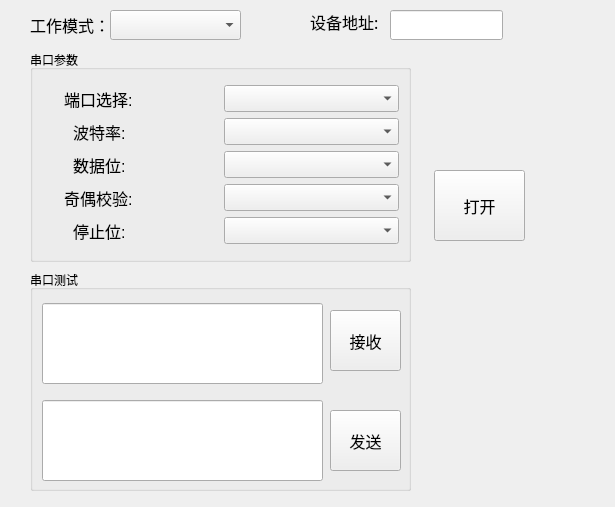
<?xml version="1.0" encoding="UTF-8"?>
<ui version="4.0">
 <class>SerialPortWidget</class>
 <widget class="QWidget" name="SerialPortWidget">
  <property name="geometry">
   <rect>
    <x>0</x>
    <y>0</y>
    <width>615</width>
    <height>507</height>
   </rect>
  </property>
  <property name="windowTitle">
   <string>Form</string>
  </property>
  <widget class="QGroupBox" name="groupBoxTest">
   <property name="geometry">
    <rect>
     <x>30</x>
     <y>270</y>
     <width>381</width>
     <height>221</height>
    </rect>
   </property>
   <property name="title">
    <string>串口测试</string>
   </property>
   <widget class="QPushButton" name="btnSend">
    <property name="geometry">
     <rect>
      <x>300</x>
      <y>140</y>
      <width>71</width>
      <height>61</height>
     </rect>
    </property>
    <property name="font">
     <font>
      <family>微软雅黑</family>
      <pointsize>12</pointsize>
     </font>
    </property>
    <property name="inputMethodHints">
     <set>Qt::ImhNone</set>
    </property>
    <property name="text">
     <string>发送</string>
    </property>
   </widget>
   <widget class="QPushButton" name="btnRecv">
    <property name="geometry">
     <rect>
      <x>300</x>
      <y>40</y>
      <width>71</width>
      <height>61</height>
     </rect>
    </property>
    <property name="font">
     <font>
      <family>微软雅黑</family>
      <pointsize>12</pointsize>
     </font>
    </property>
    <property name="text">
     <string>接收</string>
    </property>
   </widget>
   <widget class="QLineEdit" name="txtRecv">
    <property name="geometry">
     <rect>
      <x>12</x>
      <y>33</y>
      <width>281</width>
      <height>81</height>
     </rect>
    </property>
    <property name="inputMethodHints">
     <set>Qt::ImhMultiLine</set>
    </property>
    <property name="readOnly">
     <bool>true</bool>
    </property>
   </widget>
   <widget class="QLineEdit" name="txtSend">
    <property name="geometry">
     <rect>
      <x>12</x>
      <y>130</y>
      <width>281</width>
      <height>81</height>
     </rect>
    </property>
    <property name="inputMethodHints">
     <set>Qt::ImhMultiLine</set>
    </property>
   </widget>
  </widget>
  <widget class="QGroupBox" name="groupBox">
   <property name="geometry">
    <rect>
     <x>30</x>
     <y>50</y>
     <width>381</width>
     <height>212</height>
    </rect>
   </property>
   <property name="title">
    <string>串口参数</string>
   </property>
   <layout class="QGridLayout" name="gridLayout_2">
    <item row="0" column="0">
     <layout class="QVBoxLayout" name="verticalLayout">
      <item>
       <layout class="QHBoxLayout" name="horizontalLayout">
        <item>
         <widget class="QLabel" name="label">
          <property name="font">
           <font>
            <pointsize>12</pointsize>
           </font>
          </property>
          <property name="text">
           <string>     端口选择:</string>
          </property>
         </widget>
        </item>
        <item>
         <widget class="QComboBox" name="comboBoxComPort">
          <property name="minimumSize">
           <size>
            <width>120</width>
            <height>27</height>
           </size>
          </property>
          <property name="styleSheet">
           <string notr="true">font: 12pt &quot;微软雅黑&quot;;</string>
          </property>
         </widget>
        </item>
       </layout>
      </item>
      <item>
       <layout class="QHBoxLayout" name="horizontalLayout_2">
        <item>
         <widget class="QLabel" name="label_2">
          <property name="font">
           <font>
            <pointsize>12</pointsize>
           </font>
          </property>
          <property name="text">
           <string>       波特率:</string>
          </property>
         </widget>
        </item>
        <item>
         <widget class="QComboBox" name="comboBoxBaudrate">
          <property name="minimumSize">
           <size>
            <width>120</width>
            <height>27</height>
           </size>
          </property>
          <property name="styleSheet">
           <string notr="true">font: 12pt &quot;微软雅黑&quot;;</string>
          </property>
         </widget>
        </item>
       </layout>
      </item>
      <item>
       <layout class="QHBoxLayout" name="horizontalLayout_3">
        <item>
         <widget class="QLabel" name="label_3">
          <property name="font">
           <font>
            <pointsize>12</pointsize>
           </font>
          </property>
          <property name="text">
           <string>       数据位:</string>
          </property>
         </widget>
        </item>
        <item>
         <widget class="QComboBox" name="comboBoxDataBit">
          <property name="minimumSize">
           <size>
            <width>120</width>
            <height>27</height>
           </size>
          </property>
          <property name="styleSheet">
           <string notr="true">font: 12pt &quot;微软雅黑&quot;;</string>
          </property>
         </widget>
        </item>
       </layout>
      </item>
      <item>
       <layout class="QHBoxLayout" name="horizontalLayout_4">
        <item>
         <widget class="QLabel" name="label_4">
          <property name="font">
           <font>
            <pointsize>12</pointsize>
           </font>
          </property>
          <property name="text">
           <string>     奇偶校验:</string>
          </property>
         </widget>
        </item>
        <item>
         <widget class="QComboBox" name="comboBoxParity">
          <property name="minimumSize">
           <size>
            <width>120</width>
            <height>27</height>
           </size>
          </property>
          <property name="styleSheet">
           <string notr="true">font: 12pt &quot;微软雅黑&quot;;</string>
          </property>
         </widget>
        </item>
       </layout>
      </item>
      <item>
       <layout class="QHBoxLayout" name="horizontalLayout_5">
        <item>
         <widget class="QLabel" name="label_5">
          <property name="font">
           <font>
            <pointsize>12</pointsize>
           </font>
          </property>
          <property name="text">
           <string>       停止位:</string>
          </property>
         </widget>
        </item>
        <item>
         <widget class="QComboBox" name="comboBoxStopBit">
          <property name="minimumSize">
           <size>
            <width>120</width>
            <height>27</height>
           </size>
          </property>
          <property name="styleSheet">
           <string notr="true">font: 12pt &quot;微软雅黑&quot;;</string>
          </property>
         </widget>
        </item>
       </layout>
      </item>
     </layout>
    </item>
   </layout>
  </widget>
  <widget class="QPushButton" name="btnOpen">
   <property name="geometry">
    <rect>
     <x>434</x>
     <y>170</y>
     <width>91</width>
     <height>71</height>
    </rect>
   </property>
   <property name="font">
    <font>
     <family>微软雅黑</family>
     <pointsize>12</pointsize>
    </font>
   </property>
   <property name="focusPolicy">
    <enum>Qt::NoFocus</enum>
   </property>
   <property name="text">
    <string>打开</string>
   </property>
  </widget>
  <widget class="QLineEdit" name="txtMacthionAddr">
   <property name="geometry">
    <rect>
     <x>390</x>
     <y>10</y>
     <width>113</width>
     <height>30</height>
    </rect>
   </property>
  </widget>
  <widget class="QComboBox" name="comboBoxWorkKind">
   <property name="geometry">
    <rect>
     <x>110</x>
     <y>10</y>
     <width>131</width>
     <height>30</height>
    </rect>
   </property>
   <property name="styleSheet">
    <string notr="true">font: 12pt &quot;微软雅黑&quot;;</string>
   </property>
  </widget>
  <widget class="QLabel" name="label_6">
   <property name="geometry">
    <rect>
     <x>310</x>
     <y>11</y>
     <width>71</width>
     <height>21</height>
    </rect>
   </property>
   <property name="font">
    <font>
     <family>微软雅黑</family>
     <pointsize>12</pointsize>
    </font>
   </property>
   <property name="text">
    <string>设备地址:</string>
   </property>
  </widget>
  <widget class="QLabel" name="label_11">
   <property name="geometry">
    <rect>
     <x>30</x>
     <y>10</y>
     <width>81</width>
     <height>30</height>
    </rect>
   </property>
   <property name="font">
    <font>
     <family>微软雅黑</family>
     <pointsize>12</pointsize>
    </font>
   </property>
   <property name="text">
    <string>工作模式：</string>
   </property>
  </widget>
 </widget>
 <resources/>
 <connections/>
</ui>
